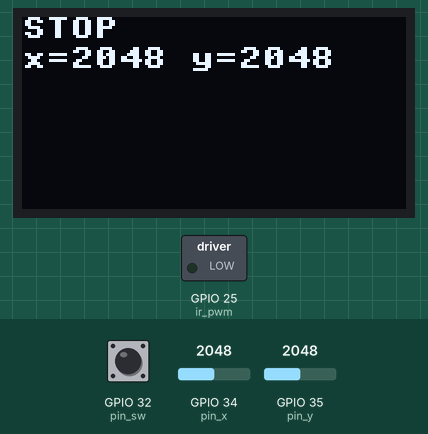
Simulated run of this program. Board: ESP32 board running MicroPython. Parts: 128×64 one-colour display, switched loads named in the program (green lamp = pin HIGH). Dashed ring = blinking. Inputs (shaded band) come from the test bench; at power-on: GPIO 34 (pin_x) = 2048, GPIO 35 (pin_y) = 2048, GPIO 32 (pin_sw) HIGH (analog values on the 0–4095 scale). Library files of the repository ran but are not shown: ssd1306.py; what the program prints to the serial console is not drawn.

Above: at 1.7 s.
1.8 s: GPIO 34 (pin_x) set to 2483
At 2.22 s:
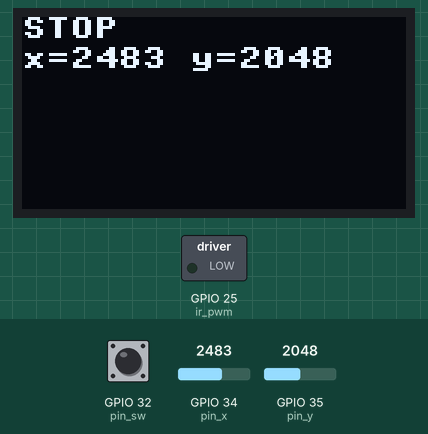
4.8 s: GPIO 34 (pin_x) set to 2597
At 5.52 s:
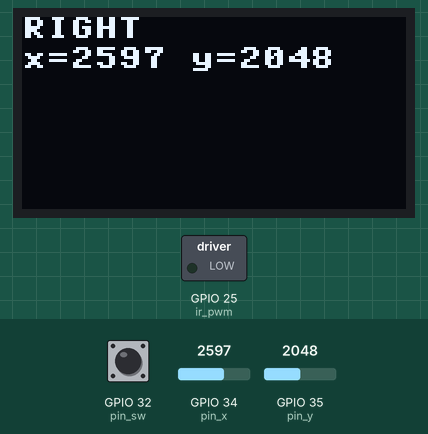
7.6 s: GPIO 35 (pin_y) set to 2486
At 7.88 s:
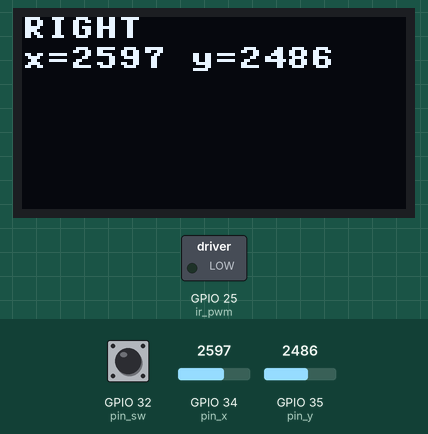
9.1 s: GPIO 35 (pin_y) set to 2620
At 9.76 s:
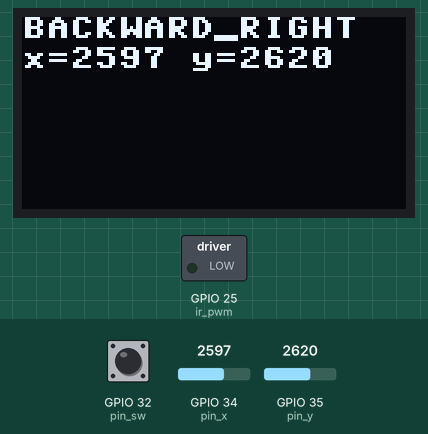
11.9 s: GPIO 32 (pin_sw) pulled LOW for 1 s
At 12.59 s:
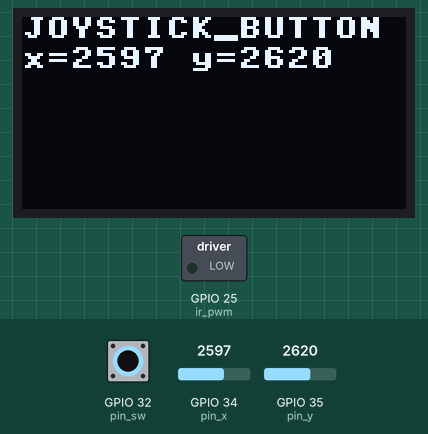
13.5 s: GPIO 34 (pin_x) set to 2047
At 14.01 s:
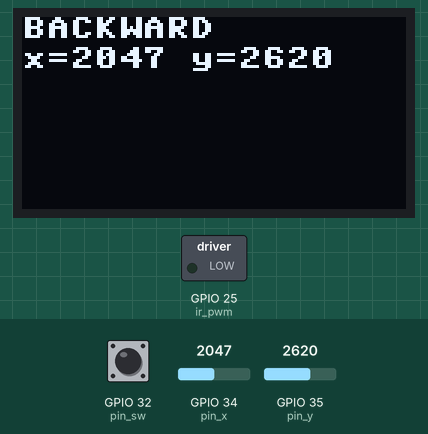
Timing chart, 0 to 17.1 s (numbered marks = the images above; inputs shaded):
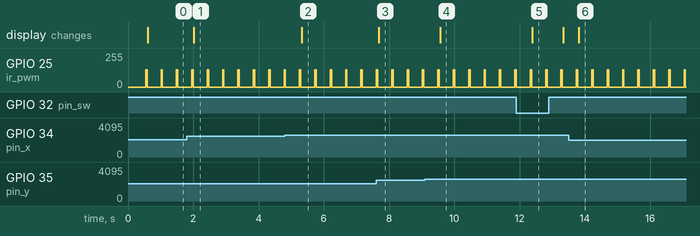

Measured:
- the behaviour switches between 2548 and 2549 on GPIO 34 (pin_x) (found by bisection; images 1 and 2)
- the behaviour switches between 2548 and 2549 on GPIO 35 (pin_y) (found by bisection; images 3 and 4)
- after the input at 1.8 s, the display: changes after 0.22 s (image 1)
- after the input at 4.8 s, the display: changes after 0.52 s (image 2)
- after the input at 7.6 s, the display: changes after 0.08 s (image 3)
- after the input at 9.1 s, the display: changes after 0.46 s (image 4)
- after the input at 11.9 s, the display: changes after 0.49 s (image 5)
- after the input at 13.5 s, the display: changes after 0.31 s (image 6)

The program:

main.py
```python
"""
ESP32 Joystick-to-command driver for a KY-023-style dual-axis joystick.

Reads the joystick's X/Y ADC lines and SW (button) line, applies
calibration and a dead zone, and classifies the result into one of the
numeric command constants defined below (STOP, FORWARD, ..., diagonals,
JOYSTICK_BUTTON).

Each transmitted command is mirrored to an OLED status display via the
oled_screen module (see oled_screen.py), and sent over IR via the
ir_transmitter module (see ir_transmitter.py). This file only calls
their public functions and does not depend on their internals.

Public API for callers importing this as a module:
    Constants:
        STOP, FORWARD, BACKWARD, LEFT, RIGHT,
        FORWARD_LEFT, FORWARD_RIGHT, BACKWARD_LEFT, BACKWARD_RIGHT,
        JOYSTICK_BUTTON, COMMAND_NAMES
    Functions:
        calibrate_joystick() -> None
        read_joystick() -> (x, y)
        button_is_pressed() -> bool
        get_direction(x, y) -> command constant
        transmit_ir(command) -> None

Note: importing this module initializes the ADC/Pin hardware objects
(pin_x, pin_y, pin_sw) as a side effect, since MicroPython has no
separate hardware-init step. The blocking read loop itself only runs
under `if __name__ == "__main__"`, so importing this module for its
constants/functions (e.g. from a test) will not start it.
"""

import machine
import time

import ir_transmitter

import oled_screen

# =====================================================================
# HARDWARE PIN CONFIGURATION
#
# Use ADC1 pins (32-39) to avoid conflicts if Wi-Fi is used later.
# GPIO numbers correspond directly to the labels printed on the ESP32.
# =====================================================================

pin_x = machine.Pin(34, machine.Pin.IN)
pin_y = machine.Pin(35, machine.Pin.IN)

# The joystick's SW (button) line connects to ground when pressed.
# PULL_UP keeps the pin HIGH while the button is not pressed:
#     Not pressed -> 1
#     Pressed     -> 0
pin_sw = machine.Pin(32, machine.Pin.IN, machine.Pin.PULL_UP)

# Initialize ADC
adc_x = machine.ADC(pin_x)
adc_y = machine.ADC(pin_y)

# Configure ADC for full 3.3V range (12-bit resolution: 0 to 4095)
adc_x.atten(machine.ADC.ATTN_11DB)
adc_y.atten(machine.ADC.ATTN_11DB)


# =====================================================================
# COMMAND DEFINITIONS
#
# Named constants let other parts of the program use names such as
# FORWARD rather than unexplained numbers such as 1 or 4.
#
# Decimal values are used because they are easier for beginning
# students to read. Hexadecimal is not required.
# =====================================================================

STOP = 0
FORWARD = 1
BACKWARD = 2
LEFT = 3
RIGHT = 4
FORWARD_LEFT = 5
FORWARD_RIGHT = 6
BACKWARD_LEFT = 7
BACKWARD_RIGHT = 8
JOYSTICK_BUTTON = 9


# A dictionary is useful for debugging output.
#
# The robot does not receive these strings. It receives only the
# numeric command. The strings are printed for humans watching the
# serial console.

COMMAND_NAMES = {
    STOP: "STOP",
    FORWARD: "FORWARD",
    BACKWARD: "BACKWARD",
    LEFT: "LEFT",
    RIGHT: "RIGHT",
    FORWARD_LEFT: "FORWARD_LEFT",
    FORWARD_RIGHT: "FORWARD_RIGHT",
    BACKWARD_LEFT: "BACKWARD_LEFT",
    BACKWARD_RIGHT: "BACKWARD_RIGHT",
    JOYSTICK_BUTTON: "JOYSTICK_BUTTON",
}


# =====================================================================
# CALIBRATION / ADJUSTABLE SETTINGS
# =====================================================================

# The ESP32 ADC normally returns values from approximately 0 through
# 4095. A joystick should rest near the middle, approximately 2048,
# although inexpensive joystick modules are rarely perfectly centered.
CENTER_X = 2048
CENTER_Y = 2048

# Ignore small movements around the center.
#
# Without a dead zone, tiny electrical variations could cause the
# robot to twitch while the joystick appears centered.
DEADZONE = 500  # Ignore movements within this window

SAMPLES = 16  # Number of reads for oversampling
# SAMPLES = 1  # Number of reads for oversampling

# Number of joystick samples used during startup calibration.
#
# The joystick must remain untouched while these samples are collected.

CALIBRATION_SAMPLES = 25

# State Management variables
last_direction = STOP
last_transmit_time = 0
DEBOUNCE_DELAY = 300  # Milliseconds between allowed IR transmissions


def calibrate_joystick():
    """
    Measure the joystick's resting center position.

    The user should leave the joystick untouched during calibration.

    Returns:
        tuple: (center_x, center_y)
    """
    global CENTER_X
    global CENTER_Y

    print("Leave the joystick centered.")
    print("Calibrating...")

    total_x = 0
    total_y = 0

    for _ in range(CALIBRATION_SAMPLES):
        total_x += adc_x.read()
        total_y += adc_y.read()
        print(f"{adc_x.read()},{adc_y.read()}")
        time.sleep_ms(20)

    CENTER_X = total_x // CALIBRATION_SAMPLES
    CENTER_Y = total_y // CALIBRATION_SAMPLES

    print("Calibration complete.")
    print("Center X:", CENTER_X)
    print("Center Y:", CENTER_Y)
    print()


def read_joystick():
    """Oversamples the ADC to eliminate random noise spikes."""
    sum_x = 0
    sum_y = 0
    for _ in range(SAMPLES):
        sum_x += adc_x.read()
        sum_y += adc_y.read()
    # print(f"{sum_x},{sum_y}")
    return sum_x // SAMPLES, sum_y // SAMPLES


def button_is_pressed():
    """Return True when the joystick's built-in switch (SW) is pressed."""
    return pin_sw.value() == 0


def get_direction(x, y):
    """
    Convert analog joystick values into one numeric command.

    Unlike a dominant-axis check, each axis is evaluated independently
    so diagonal positions (e.g. FORWARD_LEFT) can be detected instead
    of being collapsed into a single cardinal direction.

    The joystick's physical orientation may reverse one or both axes.
    If FORWARD/BACKWARD or LEFT/RIGHT appear swapped, swap those
    comparisons below.

    Returns:
        One of the numeric command constants.
    """
    dev_x = x - CENTER_X
    dev_y = y - CENTER_Y

    moving_left = dev_x < -DEADZONE
    moving_right = dev_x > DEADZONE

    moving_forward = dev_y < -DEADZONE
    moving_backward = dev_y > DEADZONE

    # Check diagonals first.
    #
    # If we checked FORWARD first, a forward-left position would be
    # classified only as FORWARD and the horizontal movement would be
    # ignored.

    if moving_forward and moving_left:
        return FORWARD_LEFT

    if moving_forward and moving_right:
        return FORWARD_RIGHT

    if moving_backward and moving_left:
        return BACKWARD_LEFT

    if moving_backward and moving_right:
        return BACKWARD_RIGHT

    # Check the four basic directions.

    if moving_forward:
        return FORWARD

    if moving_backward:
        return BACKWARD

    if moving_left:
        return LEFT

    if moving_right:
        return RIGHT

    # Neither axis moved outside the dead zone.

    return STOP


def transmit_ir(command):
    """Send `command` over IR and print it for debugging."""
    print(f"TRANSMITTING IR CODE FOR: {COMMAND_NAMES.get(command, 'UNKNOWN')}")
    ir_transmitter.send_ir_command(command)


def main():
    """Run the joystick read/transmit loop. Blocks forever."""
    global last_direction, last_transmit_time

    calibrate_joystick()

    while True:

        current_time = time.ticks_ms()
        raw_x, raw_y = read_joystick()

        # The button takes priority over directional movement.
        if button_is_pressed():
            current_direction = JOYSTICK_BUTTON
        else:
            current_direction = get_direction(raw_x, raw_y)

        # State change logic + debounce protection
        # if current_direction != last_direction:
        # if current_direction != STOP:
        if time.ticks_diff(current_time, last_transmit_time) > DEBOUNCE_DELAY:
            transmit_ir(current_direction)
            oled_screen.show_status(
                COMMAND_NAMES.get(current_direction, "UNKNOWN"),
                raw_x,
                raw_y,
            )
            last_transmit_time = current_time

            last_direction = current_direction

        time.sleep_ms(200)  # Prevents CPU core throttling


if __name__ == "__main__":
    try:
        main()
    except KeyboardInterrupt:
        print()
        print("Controller stopped.")
    finally:
        # Make absolutely sure the IR transmitter is disabled when the
        # program exits or encounters an error.
        ir_transmitter.ir_off()
```

ir_transmitter.py
```python
"""
38 kHz IR transmitter (NEC-style pulse-distance protocol over PWM).

This module knows nothing about joystick commands or command names -
callers pass a plain 0-255 byte to send_ir_command(). Keeping it free
of COMMAND_NAMES/joystick-specific constants keeps this file reusable
by any project that just needs to put a byte on the air over IR.

Public API:
    send_ir_command(command) -> None
    ir_off() -> None
"""

import machine
import time

# Standard infrared remote-control carrier frequency. PWM drives the
# transmitter LED on/off at this rate; demodulating IR receivers are
# tuned to expect exactly this.
IR_TRANSMITTER_PIN = 25
IR_FREQUENCY_HZ = 38_000

# PWM duty cycle while the IR carrier is active.
# 32768 is approximately 50% of the full 16-bit duty range.
IR_DUTY_ON = 32768
IR_DUTY_OFF = 0

ir_pwm = machine.PWM(
    machine.Pin(IR_TRANSMITTER_PIN),
    freq=IR_FREQUENCY_HZ,
    duty_u16=IR_DUTY_OFF,
)


def ir_mark(duration_us):
    """Transmit the 38 kHz carrier for a specified number of microseconds."""
    ir_pwm.duty_u16(IR_DUTY_ON)
    time.sleep_us(duration_us)
    ir_pwm.duty_u16(IR_DUTY_OFF)


def ir_space(duration_us):
    """Leave the infrared carrier off for a specified number of microseconds."""
    ir_pwm.duty_u16(IR_DUTY_OFF)
    if duration_us > 0:
        time.sleep_us(duration_us)


def send_ir_bit(bit_value):
    """
    Send one binary bit through the IR transmitter.

    Pulse-distance encoding:
        Binary 0: short mark + short space
        Binary 1: short mark + long space
    """
    ir_mark(560)
    if bit_value == 0:
        ir_space(560)
    else:
        ir_space(1690)


def send_ir_byte(value):
    """Send one 8-bit value, least-significant bit first."""
    for bit_position in range(8):
        bit_value = (value >> bit_position) & 1
        send_ir_bit(bit_value)


def send_ir_command(command):
    """
    Transmit one command byte (0-255) over IR.

    Frame format: header, command byte, inverted command byte (for
    error detection), ending mark. The receiver can verify:
        command + inverted_command == 255
    """
    ir_mark(9000)
    ir_space(4500)

    send_ir_byte(command)
    send_ir_byte(command ^ 255)

    ir_mark(560)
    ir_space(0)


def ir_off():
    """Force the IR carrier off. Call this on shutdown/error."""
    ir_pwm.duty_u16(IR_DUTY_OFF)
```

oled_screen.py
```python
"""
OLED status display (SSD1306 128x64, I2C).

This module knows nothing about the joystick or its command constants.
Callers pass plain strings/numbers to display, so this file and
joystick.py can be developed, tested, and reasoned about separately -
joystick.py just calls the functions below.

Public API:
    show_lines(*lines) -> None
    show_status(label, x=None, y=None) -> None
    clear() -> None
"""

from machine import I2C, Pin

from ssd1306 import SSD1306_I2C

# =====================================================================
# HARDWARE PIN CONFIGURATION
# =====================================================================

SDA_PIN = 21
SCL_PIN = 22
I2C_FREQ = 400_000

WIDTH = 128
HEIGHT = 64

i2c = I2C(0, scl=Pin(SCL_PIN), sda=Pin(SDA_PIN), freq=I2C_FREQ)
display = SSD1306_I2C(WIDTH, HEIGHT, i2c)


def clear():
    """Blank the display."""
    display.fill(0)
    display.show()


def show_lines(*lines):
    """Render each argument as its own row, top to bottom."""
    display.fill(0)
    for row, line in enumerate(lines):
        display.text(str(line), 0, row * 10)
    display.show()


def show_status(label, x=None, y=None):
    """Convenience wrapper: a status label plus optional raw axis values."""
    lines = [str(label)]
    if x is not None and y is not None:
        lines.append(f"x={x} y={y}")
    show_lines(*lines)
```
